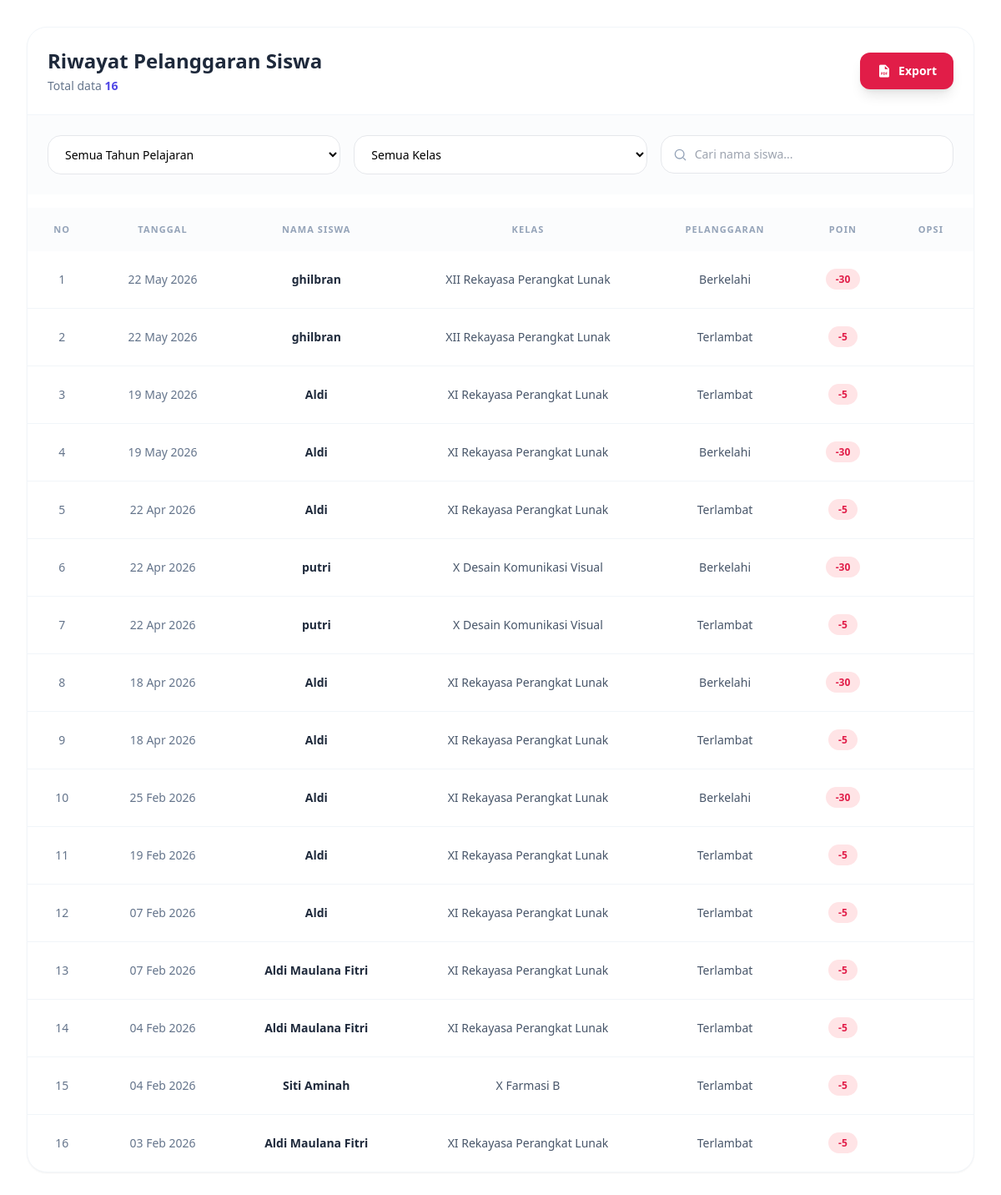
Page /pages/riwayat_siswa/riwayat_siswa.php on the committed database.
### tables this page shows
CREATE TABLE `pelanggaran` (
  `id` int NOT NULL,
  `riwayat_kelas_id` int DEFAULT NULL,
  `user_id` int DEFAULT NULL,
  `pelanggaran_id` int DEFAULT NULL,
  `tanggal` date DEFAULT NULL,
  `keterangan` text
);

CREATE TABLE `siswa` (
  `id` int NOT NULL,
  `nis` varchar(20) DEFAULT NULL,
  `nama_siswa` varchar(100) DEFAULT NULL,
  `alamat` text,
  `tahun_masuk` year DEFAULT NULL
);

CREATE TABLE `kelas` (
  `id` int NOT NULL,
  `nama_kelas` varchar(50) DEFAULT NULL,
  `tingkat` varchar(10) DEFAULT NULL
);

CREATE TABLE `jenis_pelanggaran` (
  `id` int NOT NULL,
  `nama_pelanggaran` varchar(100) DEFAULT NULL,
  `poin` int DEFAULT NULL
);

### pages/riwayat_siswa/riwayat_siswa.php (the view, shortened to what this page needs)
<?php
include __DIR__ . '/../../config/connection.php';
$where = [];
$where_sql = $where ? "WHERE " . implode(" AND ", $where) : "";
$query = "
    SELECT
        pelanggaran.id AS pelanggaran_id,
        pelanggaran.tanggal,
        siswa.nama_siswa,
        kelas.nama_kelas,
        kelas.tingkat,
        jenis_pelanggaran.nama_pelanggaran,
        jenis_pelanggaran.poin
    FROM pelanggaran
    JOIN riwayat_kelas ON pelanggaran.riwayat_kelas_id = riwayat_kelas.id
    JOIN siswa ON riwayat_kelas.siswa_id = siswa.id
    JOIN kelas ON riwayat_kelas.kelas_id = kelas.id
    JOIN jenis_pelanggaran ON pelanggaran.pelanggaran_id = jenis_pelanggaran.id
    $where_sql
    ORDER BY pelanggaran.tanggal DESC, siswa.nama_siswa ASC
";
$result = mysqli_query($connect, $query);
$total  = mysqli_num_rows($result);
?>
<script src="https://cdn.tailwindcss.com"></script>
<link href="https://unpkg.com/boxicons@2.1.4/css/boxicons.min.css" rel="stylesheet">
<link rel="stylesheet"
      href="https://cdnjs.cloudflare.com/ajax/libs/animate.css/4.1.1/animate.min.css"/>
<div class="animate__animated animate__fadeIn p-4 md:p-8">
<div class="max-w-6xl mx-auto bg-white rounded-3xl shadow-sm border border-slate-100 overflow-hidden">
    <div class="p-6 border-b border-slate-100 flex flex-col md:flex-row md:items-center justify-between gap-4">
        <div>
            <h1 class="text-2xl font-bold text-slate-800">Riwayat Pelanggaran Siswa</h1>
            <p class="text-sm text-slate-500 mt-1">
                Total data
                <span class="font-bold text-indigo-600"><?= $total ?></span>
            </p>
        </div>
        <button
            onclick="exportPDFRiwayat()"
            class="bg-rose-600 hover:bg-rose-700 text-white px-5 py-2 rounded-xl text-sm font-semibold flex items-center gap-2 shadow-lg no-print"
        >
            <i class='bx bxs-file-pdf text-lg'></i>
            Export
        </button>
    </div>
    <form method="GET" class="p-6 grid grid-cols-1 md:grid-cols-3 gap-4 bg-slate-50/60">
        <select name="tahun" onchange="this.form.submit()"
            class="w-full px-4 py-3 text-sm bg-white border rounded-2xl focus:ring-2 focus:ring-indigo-500">
            <option value="">Semua Tahun Pelajaran</option>
        </select>
        <select name="kelas" onchange="this.form.submit()"
            class="w-full px-4 py-3 text-sm bg-white border rounded-2xl focus:ring-2 focus:ring-indigo-500">
            <option value="">Semua Kelas</option>
        </select>
        <div class="relative">
            <svg class="w-4 h-4 absolute left-4 top-1/2 -translate-y-1/2 text-slate-400"
                 fill="none" stroke="currentColor" stroke-width="2" viewBox="0 0 24 24">
                <path d="M21 21l-4.35-4.35M10 18a8 8 0 100-16 8 8 0 000 16z"/>
            </svg>
            <input type="text" placeholder="Cari nama siswa..."
                class="w-full pl-10 pr-4 py-3 text-sm bg-white border rounded-2xl focus:ring-2 focus:ring-indigo-500">
        </div>
    </form>
    <div class="overflow-x-auto">
        <table class="min-w-full text-sm">
            <thead>
                <tr class="bg-slate-50/50 text-slate-400 text-[11px] uppercase tracking-widest font-bold">
                    <th class="px-6 py-4 text-center">No</th>
                    <th class="px-6 py-4 text-center">Tanggal</th>
                    <th class="px-6 py-4">Nama Siswa</th>
                    <th class="px-6 py-4">Kelas</th>
                    <th class="px-6 py-4">Pelanggaran</th>
                    <th class="px-6 py-4 text-center">Poin</th>
                    <th class="px-6 py-4 text-center">Opsi</th>
                </tr>
            </thead>
            <tbody class="divide-y divide-slate-100">
            <?php if ($total > 0): $no = 1; ?>
                <?php while($row = mysqli_fetch_assoc($result)): ?>
                <tr class="group hover:bg-slate-50 transition">
                    <td class="px-6 py-4 text-center text-slate-500"><?= $no++ ?></td>
                    <td class="px-6 py-4 text-center text-slate-500">
                        <?= $row['tanggal'] ? date('d M Y', strtotime($row['tanggal'])) : '-' ?>
                    </td>
                    <td class="px-6 py-4 font-semibold text-slate-800 text-center">
                        <?= htmlspecialchars($row['nama_siswa']) ?>
                    </td>
                    <td class="px-6 py-4 text-slate-600 text-center">
                        <?= $row['tingkat'] ?> <?= $row['nama_kelas'] ?>
                    </td>
                    <td class="px-6 py-4 text-slate-600 text-center">
                        <?= $row['nama_pelanggaran'] ?>
                    </td>
                    <td class="px-6 py-4 text-center">
                        <span class="px-3 py-1 rounded-full bg-rose-100 text-rose-600 text-xs font-bold">
                            -<?= $row['poin'] ?>
                        </span>
                    </td>
                    <td class="px-6 py-4 text-center">
                    </td>
                </tr>
                <?php endwhile; ?>
            <?php endif; ?>
            </tbody>
        </table>
    </div>
</div>
</div>

### rows in the picture
pelanggaran: tanggal "22 May 2026", siswa.nama_siswa "ghilbran", kelas.tingkat "XII", kelas.nama_kelas "Rekayasa Perangkat Lunak", pelanggaran.nama_pelanggaran "Berkelahi", pelanggaran.poin "30"
pelanggaran: tanggal "22 May 2026", siswa.nama_siswa "ghilbran", kelas.tingkat "XII", kelas.nama_kelas "Rekayasa Perangkat Lunak", pelanggaran.nama_pelanggaran "Terlambat", pelanggaran.poin "5"
pelanggaran: tanggal "19 May 2026", siswa.nama_siswa "Aldi", kelas.tingkat "XI", kelas.nama_kelas "Rekayasa Perangkat Lunak", pelanggaran.nama_pelanggaran "Terlambat", pelanggaran.poin "5"
pelanggaran: tanggal "19 May 2026", siswa.nama_siswa "Aldi", kelas.tingkat "XI", kelas.nama_kelas "Rekayasa Perangkat Lunak", pelanggaran.nama_pelanggaran "Berkelahi", pelanggaran.poin "30"
pelanggaran: tanggal "22 Apr 2026", siswa.nama_siswa "Aldi", kelas.tingkat "XI", kelas.nama_kelas "Rekayasa Perangkat Lunak", pelanggaran.nama_pelanggaran "Terlambat", pelanggaran.poin "5"
pelanggaran: tanggal "22 Apr 2026", siswa.nama_siswa "putri", kelas.tingkat "X", kelas.nama_kelas "Desain Komunikasi Visual", pelanggaran.nama_pelanggaran "Berkelahi", pelanggaran.poin "30"
pelanggaran: tanggal "22 Apr 2026", siswa.nama_siswa "putri", kelas.tingkat "X", kelas.nama_kelas "Desain Komunikasi Visual", pelanggaran.nama_pelanggaran "Terlambat", pelanggaran.poin "5"
pelanggaran: tanggal "18 Apr 2026", siswa.nama_siswa "Aldi", kelas.tingkat "XI", kelas.nama_kelas "Rekayasa Perangkat Lunak", pelanggaran.nama_pelanggaran "Berkelahi", pelanggaran.poin "30"
pelanggaran: tanggal "18 Apr 2026", siswa.nama_siswa "Aldi", kelas.tingkat "XI", kelas.nama_kelas "Rekayasa Perangkat Lunak", pelanggaran.nama_pelanggaran "Terlambat", pelanggaran.poin "5"
pelanggaran: tanggal "25 Feb 2026", siswa.nama_siswa "Aldi", kelas.tingkat "XI", kelas.nama_kelas "Rekayasa Perangkat Lunak", pelanggaran.nama_pelanggaran "Berkelahi", pelanggaran.poin "30"
pelanggaran: tanggal "19 Feb 2026", siswa.nama_siswa "Aldi", kelas.tingkat "XI", kelas.nama_kelas "Rekayasa Perangkat Lunak", pelanggaran.nama_pelanggaran "Terlambat", pelanggaran.poin "5"
pelanggaran: tanggal "07 Feb 2026", siswa.nama_siswa "Aldi", kelas.tingkat "XI", kelas.nama_kelas "Rekayasa Perangkat Lunak", pelanggaran.nama_pelanggaran "Terlambat", pelanggaran.poin "5"
pelanggaran: tanggal "07 Feb 2026", siswa.nama_siswa "Aldi Maulana Fitri", kelas.tingkat "XI", kelas.nama_kelas "Rekayasa Perangkat Lunak", pelanggaran.nama_pelanggaran "Terlambat", pelanggaran.poin "5"
pelanggaran: tanggal "04 Feb 2026", siswa.nama_siswa "Aldi Maulana Fitri", kelas.tingkat "XI", kelas.nama_kelas "Rekayasa Perangkat Lunak", pelanggaran.nama_pelanggaran "Terlambat", pelanggaran.poin "5"
pelanggaran: tanggal "04 Feb 2026", siswa.nama_siswa "Siti Aminah", kelas.tingkat "X", kelas.nama_kelas "Farmasi B", pelanggaran.nama_pelanggaran "Terlambat", pelanggaran.poin "5"
pelanggaran: tanggal "03 Feb 2026", siswa.nama_siswa "Aldi Maulana Fitri", kelas.tingkat "XI", kelas.nama_kelas "Rekayasa Perangkat Lunak", pelanggaran.nama_pelanggaran "Terlambat", pelanggaran.poin "5"

### other values in the picture
$total "16"
